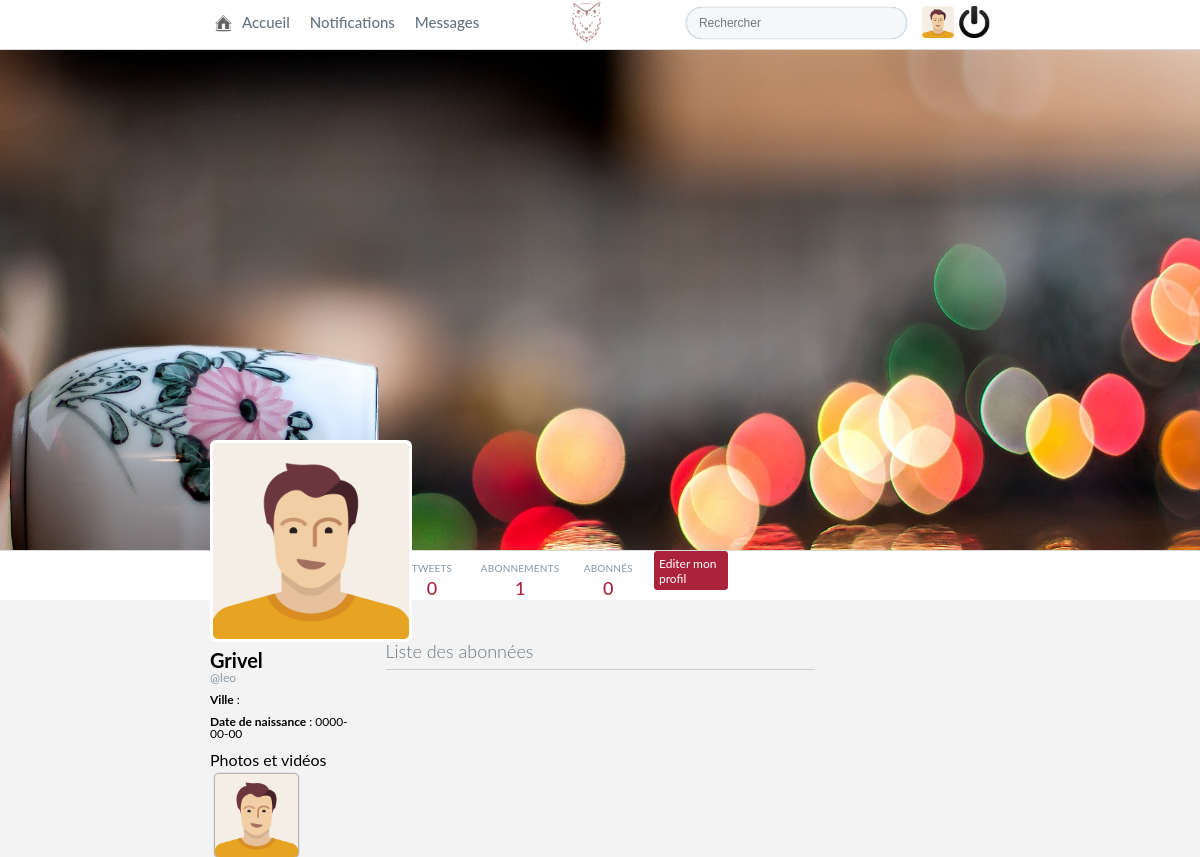
Screenshot of /controller/followers.php?id=5 (signed in) with the database file from the repository.
### tables this page shows
CREATE TABLE IF NOT EXISTS `users` (
  `id_user` int(11) NOT NULL COMMENT 'ID utilisateur',
  `username` varchar(255) NOT NULL COMMENT 'nom de l''utilsateur',
  `nickname` varchar(255) NOT NULL COMMENT 'Pseudo de la personne(Nom complet sur tweeter)',
  `password` text NOT NULL COMMENT 'Mot de passe',
  `avatar` text NOT NULL COMMENT 'avatar',
  `email` text NOT NULL COMMENT 'email',
  `cover` text NOT NULL COMMENT 'image de banniere',
  `phone` text NOT NULL COMMENT 'numéro de téléphone',
  `website` text NOT NULL COMMENT 'url du site web lié au compte',
  `registration_token` text NOT NULL COMMENT 'token pour l''activation par mail',
  `birthdate` date NOT NULL COMMENT 'date de naissance',
  `private` tinyint(1) NOT NULL COMMENT 'status du compte si privée ou non',
  `token_cookie` text NOT NULL COMMENT 'token pour la fonction : se souvenir de moi (afin d''éviter la reconnexion)',
  `location` text NOT NULL COMMENT 'Lieu',
  `activated` tinyint(1) NOT NULL COMMENT 'statut de l''activation',
  `biography` text NOT NULL COMMENT 'Biographie',
  `creation_date` date NOT NULL COMMENT 'Date et heure de la création du compte'
);

### controller/followers.php (called while the page is built, shortened)
<?php
require_once '../include/results.php';
require_once '../view/followers.php';
?>

### class/Session.php (called while the page is built, shortened)
<?php
class Session {
    static $instance;
    static function getInstance() {
        if(!self::$instance){
            self::$instance = new Session();
        }
        return self::$instance;
    }
}

### class/App.php (called while the page is built, shortened)
<?php
class App {
    static $db = null;
    static function getDatabase() {
        if(!self::$db) {
            self::$db = new Database('root', '', 'common-database');
        }
        return self::$db;
    }
    static function getAuth() {
        return new Auth(Session::getInstance(), ['restriction' => "Vous n'avez pas la permission d'acceder a cette page" ]);
    }
}

### include/results.php (called while the page is built, shortened)
<?php
$db = App::getDatabase();
$auth = App::getAuth();
$auth->restrict();
$user_id = $_SESSION['auth']->id_user;
$info_user = $auth->checkId($db, $user_id);
if(isset($_GET['id'])) {
	$getId = htmlspecialchars($_GET['id']);
	$user_id_profil = $auth->checkId($db, $getId);
	$id = $getId;
	$user = $user_id_profil;
}
else {
	$id = $user_id;
	$user = $info_user;
}
$tweet = new Tweet($id);
$follow = new Follow($_SESSION['auth']);
$count_tweet = $tweet->countTweet($db, $id);
$count_follower = $follow->countFollower($db, $id);
$count_following = $follow->countFollowing($db, $id);

### class/Database.php (called while the page is built, shortened)
<?php
class Database {
    private $pdo;
    public function __construct($login, $password, $database_name, $host = 'localhost') {
        $this->pdo = new PDO("mysql:dbname=$database_name;host=$host", $login, $password, array(PDO::MYSQL_ATTR_USE_BUFFERED_QUERY => true));
        $this->pdo->setAttribute(PDO::ATTR_ERRMODE, PDO::ERRMODE_EXCEPTION);
        $this->pdo->setAttribute(PDO::ATTR_DEFAULT_FETCH_MODE, PDO::FETCH_OBJ);
        $this->pdo->query("SET NAMES 'utf8'");
    }
    public function query($query, $params = false) {
        if($params){
            $req = $this->pdo->prepare($query);
            $req->execute($params);
        } else {
            $req = $this->pdo->query($query);
        }
        return $req;
    }
}

### class/Auth.php (called while the page is built, shortened)
<?php
class Auth {
    public function checkId($db, $user_id) {
        return $db->query('SELECT * FROM users WHERE id_user = ?', [$user_id])->fetch();
    }
}

### class/Tweet.php (called while the page is built, shortened)
<?php
class Tweet {
public function countTweet($db, $user_id) {
    return $db->query('SELECT COUNT(id_tweet) AS count_tweet FROM tweets WHERE id_user = ?', [$user_id])->fetch();
}
}
?>

### class/Follow.php (called while the page is built, shortened)
<?php
class Follow extends Auth {
	public function countFollower($db, $user_id) {
        return $db->query('SELECT COUNT(id_user) AS count_follower FROM followers WHERE id_user = ? AND date_follow > 0', [$user_id])->fetch();
    }
    public function countFollowing($db, $user_id) {
        return $db->query('SELECT COUNT(id_follower) AS count_following FROM followers WHERE id_follower = ? AND date_follow > 0', [$user_id])->fetch();
    }
}

### view/followers.php (the view, shortened to what this page needs)
<!DOCTYPE html>
<html>
<head>
	<link type= "text/css" rel="stylesheet" href="../view/front/style.css"/>
</head>
<body>
	<?php include '../include/header.php'; ?>
	<?php include '../include/header-profil.php'; ?>
	<div class="profil-body-container">
		<div class="avatar-profil">
			<img src="<?= $user->avatar; ?>" alt="<?= $user->avatar; ?>">
		</div>
		<div class="profil-desc-container">
			<div class="profil-desc">
				<h2><a href="profil.php?id=<?php echo $user_id; ?>" title=""><?php echo ucfirst($user->nickname); ?></a></h2>
				<h3><a href="profil.php?id=<?php echo $user_id; ?>" title ="">@<?php echo $user->username; ?></a></h3>
				<p><strong>Ville </strong> : <?php echo $user->location; ?></p>
				<p><strong>Date de naissance </strong> : <?php echo $user->birthdate; ?></p>
			</div>
			<div class="profil-pic-share">
				<p><a href="" title=""> Photos et vidéos</a></p>
				<div class="profil-pic-container">
					<img class="all-pic-profil" src="<?= $user->avatar; ?>" alt="<?= $user->avatar; ?>">
				</div>
			</div>
		</div>
		<div class="myTweet-profil">
			<h3>Liste des abonnées</h3>
		</div>
	</div>
</body>
</html>

### include/header.php (shortened to what this page needs)
<header class="header-timeline">
	<div class="header-timeline-menu">
		<ul>
			<li><a href="accueil.php" title="Accueil"><span class="icon-home"></span><span>Accueil</span></a></li>
			<li><a href="notification.php" title="Notifications"><span class="icon-notif"></span><span>Notifications</span></a></li>
			<li><a href="message.php" title="Messages"><span class="icon-msg"></span><span>Messages</span></a></li>
		</ul>
		<div class="header-timeline-search">
			<form action="../controller/search.php" method="GET">
				<input type="search" name="search" id="search" placeholder="Rechercher">
			</form>
			<a href="account.php" title="Profil et paramètres"><img src='<?= $info_user->avatar; ?>' alt="fox"></a>
			<a href="../view/logout.php"><img src="../view/img/icon/logout.png" alt="Se déconnecter"></a>
		</div>
	</div>
	<h1><span class="icon"></span></h1>
</header>

### include/header-profil.php
<div class="profil-container">
	<div class="cover-profil">
		<img src="<?= $user->cover; ?>" alt="<?= $user->cover; ?>">
	</div>
	<div class="profil-stats-container">
		<div class="profil-stats">
			<a title="Tweets" href="profil.php?id=<?php echo $id; ?>">
				<span class="describ-stats">Tweets</span>
				<span class="number-stats"><?php echo $count_tweet->count_tweet; ?></span>
			</a>
			<a title="Abonnements" href="following.php?id=<?php echo $id; ?>">
				<span class="describ-stats">Abonnements</span>
				<span class="number-stats"><?php echo $count_following->count_following; ?></span>
			</a>
			<a title="Abonnés" href="followers.php?id=<?php echo $id; ?>">
				<span class="describ-stats">Abonnés</span>
				<span id='abonne' class="number-stats"><?php echo $count_follower->count_follower; ?></span>
			</a>
			<div class="profil-stats-button">
				<a class="modif-profil" href="account.php" title="Profil et paramètres">Editer mon profil</a>
			</div>
		</div>
	</div>
</div>

### rows the page displays
users: avatar (placeholder picture)
users: cover (placeholder picture), avatar (placeholder picture), nickname "Grivel", username "leo", birthdate "0000-00-00"

### other values shown
$count_tweet->count_tweet "0"
$count_following->count_following "1"
$count_follower->count_follower "0"
